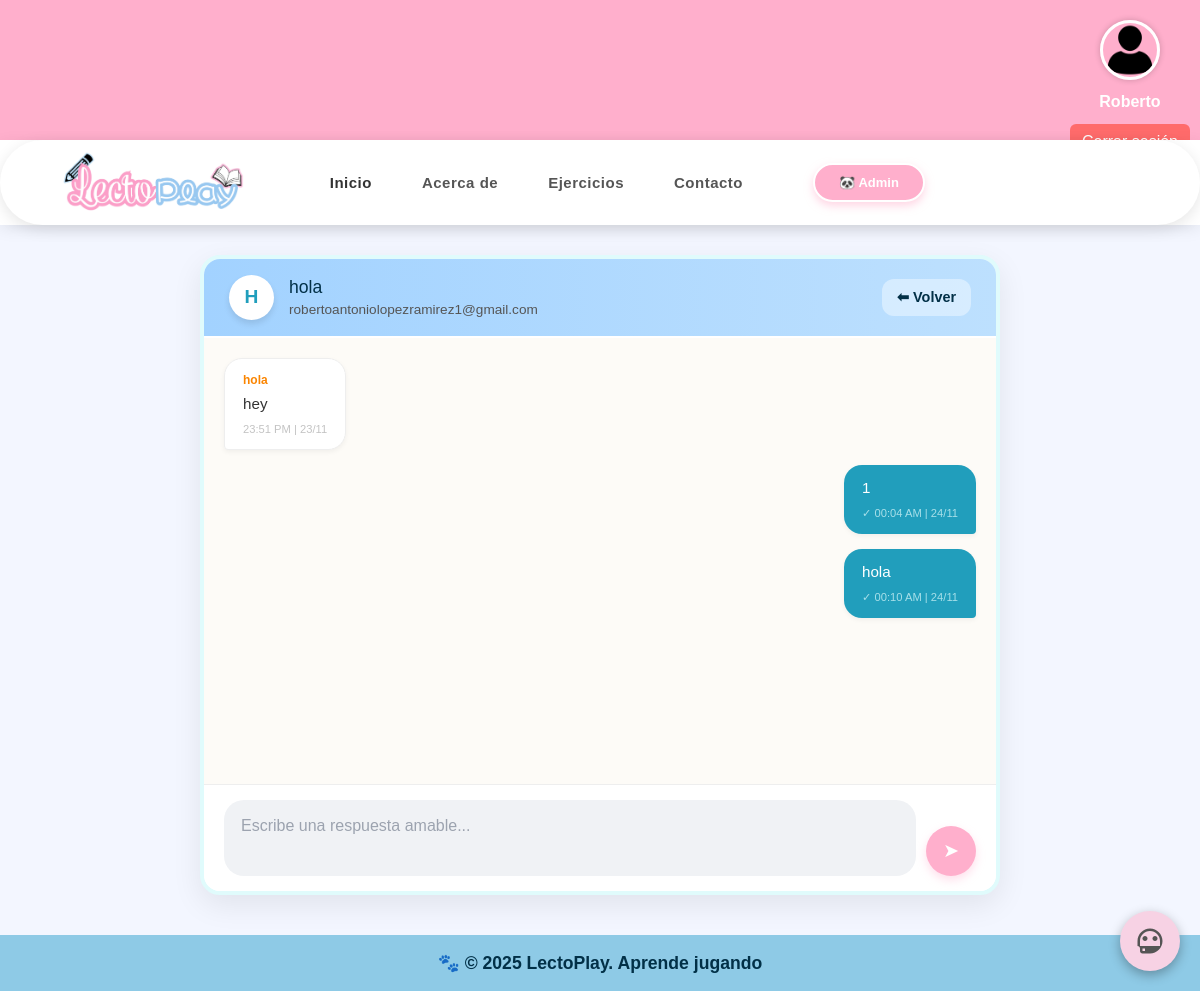
The app's page /panel-admin/consultas/2/ (signed in) with its own data.
### app/models.py (models this page shows, shortened)
class Ticket(models.Model):
    contacto = models.ForeignKey(Contacto, on_delete=models.CASCADE, related_name='tickets')
    estado = models.CharField(max_length=20, default='pendiente')   # pendiente / en_proceso / resuelto
    creado = models.DateTimeField(auto_now_add=True)

class Contacto(models.Model):
    nombre = models.CharField(max_length=120)
    correo = models.EmailField()
    mensaje = models.TextField()
    fecha_envio = models.DateField()  # Fecha seleccionada por el usuario
    creado = models.DateTimeField(auto_now_add=True)

class Message(models.Model):
    ticket = models.ForeignKey(Ticket, on_delete=models.CASCADE, related_name='mensajes')
    autor = models.CharField(max_length=10)   # 'usuario' o 'admin'
    contenido = models.TextField()
    creado = models.DateTimeField(auto_now_add=True)

### app/views.py (the view, shortened to what this page needs)
# urls.py: path('panel-admin/consultas/<int:ticket_id>/', views.consulta_detalle, name='consulta_detalle'),
def consulta_detalle(request, ticket_id):
    ticket = Ticket.objects.get(id=ticket_id)
    mensajes = Message.objects.filter(ticket=ticket)
    return render(request, "admin/consulta_detalle.html", {
        "ticket": ticket,
        "mensajes": mensajes
    })

### app/templates/admin/consulta_detalle.html (shortened to what this page needs)
{% extends "home.html" %}
{% load static %}
{% block content %}
<div class="chat-container">
    <div class="chat-header">
        <div class="header-user-info">
            <div class="chat-avatar">
                {{ ticket.contacto.nombre|slice:":1"|upper }}
            </div>
            <div class="header-details">
                <h2>{{ ticket.contacto.nombre }}</h2>
                <p>{{ ticket.contacto.correo }}</p>
            </div>
        </div>
        <a href="{% url 'admin_consultas' %}" class="btn-back">⬅ Volver</a>
    </div>
    <div class="chat-history" id="chatBox">
        {% for m in mensajes %}
            {% if m.autor == 'usuario' %}
                <div class="msg-row msg-user">
                    <div class="bubble">
                        <span class="sender-name">{{ ticket.contacto.nombre }}</span>
                        {{ m.contenido|linebreaksbr }}
                        <span class="msg-time">{{ m.creado|date:"H:i A | d/m" }}</span>
                    </div>
                </div>
            {% else %}
                <div class="msg-row msg-admin">
                    <div class="bubble">
                        {{ m.contenido|linebreaksbr }}
                        <span class="msg-time">✓ {{ m.creado|date:"H:i A | d/m" }}</span>
                    </div>
                </div>
            {% endif %}
        {% endfor %}
    </div>
    <div class="chat-footer">
        <form method="post" class="chat-form">
            <textarea name="respuesta" class="chat-input" rows="2" placeholder="Escribe una respuesta amable..." required></textarea>
            <button type="submit" class="btn-send">➤</button>
        </form>
    </div>
</div>
{% endblock %}

### app/templates/home.html (shortened to what this page needs)
<!DOCTYPE html>
<html lang="es">
<head>
    {% load static %}
    <link rel="stylesheet" href="{% static 'css/style.css' %}?v=2">
    <script src="https://cdn.tailwindcss.com"></script>
    <link rel="stylesheet" href="{% static 'css/chatbot.css' %}">
</head>
<body>
    <header>
    <nav class="navbar" style="padding: 10px 0; display: flex; align-items: center;">
        <div id="user-info">
            {% if user.is_authenticated %}
                <div class="user-avatar" style="display:flex; align-items:center; gap:10px;">
                    <img src="{% static 'css/login-avatar.png' %}"
                         width="40" height="40"
                         alt="avatar" class="avatar">
                    <span style="font-weight:600;">
                        {{ user.username }}
                    </span>
                    <form method="post" action="{% url 'logout' %}">
                        <button type="submit" style="
                            background:#ff6b6b;
                            border:none;
                            padding:6px 12px;
                            border-radius:6px;
                            color:white;
                            cursor:pointer;">
                        </button>
                    </form>
                </div>
            {% else %}
                <button id="login-btn" class="login-btn" onclick="window.location.href='/login'">
                    Iniciar Sesión
                </button>
            {% endif %}
        </div>
    </nav>
</header>
    <div class="white-navbar-container" style="width: 100%; background-color: #fff; box-shadow: 0 4px 15px rgba(0,0,0,0.08); position: relative; z-index: 50;">
        <nav class="white-navbar" style="width: 100%; max-width: none; display: flex; align-items: center; justify-content: flex-start; padding: 10px 60px; gap: 80px;">
            <a href="{% url 'home' %}" style="display: flex; align-items: center; text-decoration: none;">
                <img src="{% static 'css/logo3.png' %}" alt="LectoPlay" class="logo-img"
                     style="height: 65px; width: auto; object-fit: contain; transition: transform 0.3s ease;"
                     onmouseover="this.style.transform='scale(1.05)'"
                     onmouseout="this.style.transform='scale(1)'">
            </a>
            <ul class="nav-links" style="display: flex; align-items: center; list-style: none; gap: 50px; margin: 0; padding: 0;">
                <li>
                    <a href="{% url 'home' %}" class="active"
                       style="text-decoration: none; color: #333; font-weight: 700; font-size: 15px; letter-spacing: 0.5px;  transition: color 0.3s;"
                       onmouseover="this.style.color='#ffafcc'"
                       onmouseout="this.style.color='#333'">
                        Inicio
                    </a>
                </li>
                <li>
                    <a href="{% url 'about' %}"
                       style="text-decoration: none; color: #555; font-weight: 700; font-size: 15px; letter-spacing: 0.5px;  transition: color 0.3s;"
                       onmouseover="this.style.color='#ffafcc'"
                       onmouseout="this.style.color='#555'">
                        Acerca de
                    </a>
                </li>
                <li>
                    <a href="{% url 'ejercicios' %}"
                       style="text-decoration: none; color: #555; font-weight: 700; font-size: 15px; letter-spacing: 0.5px;  transition: color 0.3s;"
                       onmouseover="this.style.color='#ffafcc'"
                       onmouseout="this.style.color='#555'">
                        Ejercicios
                    </a>
                </li>
                <li>
                    <a href="{% url 'contacto' %}"
                       style="text-decoration: none; color: #555; font-weight: 700; font-size: 15px; letter-spacing: 0.5px;  transition: color 0.3s;"
                       onmouseover="this.style.color='#ffafcc'"
                       onmouseout="this.style.color='#555'">
                        Contacto
                    </a>
                </li>
                {% if request.user.is_authenticated and request.user.is_staff %}
                    <li style="margin-left: 20px;">
                        <a href="{% url 'admin_dashboard' %}"
                           style="
                               color: #fff;
                               background-color: #ffafcc;
                               padding: 8px 24px;
                               border-radius: 50px;
                               font-weight: 800;
                               font-size: 13px;
                               border: 2px solid #fff;
                               box-shadow: 0 4px 8px rgba(255, 175, 204, 0.5);
                               transition: all 0.3s ease;
                               text-decoration: none;
                               display: flex;
                               align-items: center;
                               gap: 6px;
                           "
                           onmouseover="this.style.backgroundColor='#f28482'; this.style.transform='translateY(-2px) scale(1.05)';"
                           onmouseout="this.style.backgroundColor='#ffafcc'; this.style.transform='translateY(0) scale(1)';">
                           🐼 Admin
                        </a>
                    </li>
                {% endif %}
            </ul>
        </nav>
    </div>
    {% block content %}{% endblock %}
    <div id="chatbot-toggle" role="button" aria-label="Abrir chat">
    </div>
    <footer>
        <p>🐾 &copy; 2025 LectoPlay. Aprende jugando </p>
    </footer>
</body>
</html>

### app/static/css/style.css (style rules this page uses)
body { font-family: 'Comic Sans MS', 'Poppins', sans-serif; font-size: 1rem; font-weight: 400; line-height: 1.5; background-color: #F3F6FF; margin: 0; color: #555555; text-align: left; }
.navbar { display: flex; justify-content: space-between; align-items: center; background-color: #FFAFCC; padding: 2rem 40px; font-family: 'Poppins', cursive, sans-serif; }
.white-navbar-container { width: 100%; display: flex; justify-content: center; margin-top: -40px; }
.white-navbar { width: 65%; background: white; padding: 12px 35px; border-radius: 60px; box-shadow: 0 4px 15px rgba(0,0,0,0.1); display: flex; justify-content: center; align-items: center; gap: 140px; position: relative; }
.logo-img { height: 55px; width: auto; display: block; }
.nav-links { list-style: none; display: flex; gap: 20px; }
.nav-links a { color: white; text-decoration: none; font-weight: 600; transition: 0.3s; }
footer { background-color: #8ecae6; color: #023047; text-align: center; padding: 15px 0; margin-top: 40px; font-weight: 600; }
button, .btn { background-color: #ffafcc; color: #fff; border: none; border-radius: 8px; padding: 10px 18px; cursor: pointer; transition: background 0.3s; font-size: 1rem; }
h1, h2 { color: #219ebc; }
p { font-size: 1.1rem; }
.user-avatar { display: flex; flex-direction: column; align-items: center; text-align: center; gap: 10px; padding: 10px; }
.user-avatar img.avatar { width: 60px; height: 60px; border-radius: 50%; border: 3px solid white; box-shadow: 0 0 6px rgba(0, 0, 0, 0.2); }
.user-avatar span { font-weight: bold; color: white; font-size: 1rem; }
.msg-time { display: block; text-align: right; margin-top: 8px; font-size: 0.75rem; color: #aaa; }
.chat-container { max-width: 800px; margin: 30px auto; background: #ffffff; border-radius: 20px; box-shadow: 0 10px 30px rgba(0,0,0,0.08); overflow: hidden; display: flex; flex-direction: column; height: 80vh; border: 4px solid #e0fbfc; }
.chat-header { background: linear-gradient(90deg, #a2d2ff, #bde0fe); padding: 15px 25px; display: flex; align-items: center; justify-content: space-between; border-bottom: 2px solid #fff; }
.header-user-info { display: flex; align-items: center; gap: 15px; }
.chat-avatar { width: 45px; height: 45px; background: white; color: #219ebc; border-radius: 50%; display: flex; align-items: center; justify-content: center; font-weight: bold; font-size: 1.2rem; box-shadow: 0 4px 6px rgba(0,0,0,0.1); }
.header-details h2 { margin: 0; font-size: 1.1rem; color: #023047; }
.header-details p { margin: 0; font-size: 0.85rem; color: #555; }
.btn-back { background: rgba(255,255,255,0.4); padding: 8px 15px; border-radius: 12px; text-decoration: none; color: #023047; font-weight: bold; font-size: 0.9rem; transition: 0.2s; }
.chat-history { flex: 1; background-color: #fdfbf7; padding: 20px; overflow-y: auto; display: flex; flex-direction: column; gap: 15px; }
.msg-row { display: flex; width: 100%; }
.bubble { max-width: 70%; padding: 12px 18px; border-radius: 18px; font-size: 0.95rem; line-height: 1.5; position: relative; box-shadow: 0 2px 5px rgba(0,0,0,0.05); }
.msg-time { display: block; font-size: 0.7rem; margin-top: 5px; text-align: right; opacity: 0.7; }
.msg-user { justify-content: flex-start; }
.msg-user .bubble { background: white; color: #333; border-bottom-left-radius: 4px; border: 1px solid #eee; }
.msg-user .sender-name { font-size: 0.75rem; color: #fb8500; font-weight: bold; margin-bottom: 4px; display: block; }
.msg-admin { justify-content: flex-end; }
.msg-admin .bubble { background: #219ebc; color: white; border-bottom-right-radius: 4px; }
.msg-admin .msg-time { color: #e0fbfc; }
.chat-footer { background: white; padding: 15px 20px; border-top: 1px solid #eee; }
.chat-form { display: flex; gap: 10px; align-items: flex-end; }
.chat-input { flex: 1; background: #f0f2f5; border: 2px solid transparent; border-radius: 20px; padding: 12px 15px; resize: none; font-family: inherit; outline: none; transition: 0.3s; }
.btn-send { background: #ffafcc; color: white; border: none; width: 50px; height: 50px; border-radius: 50%; cursor: pointer; font-size: 1.2rem; transition: 0.2s; display: flex; align-items: center; justify-content: center; box-shadow: 0 4px 10px rgba(255, 175, 204, 0.4); }

### records on screen
Ticket: contacto.nombre "H", contacto.nombre "hola", contacto.correo "robertoantoniolopezramirez1@gmail.com"
Message: contenido "hey", creado|d "23:51 PM | 23/11"
Message: contenido "1", creado|d "00:04 AM | 24/11"
Message: contenido "hola", creado|d "00:10 AM | 24/11"

### other values on screen
{{ user.username }} "Roberto"
